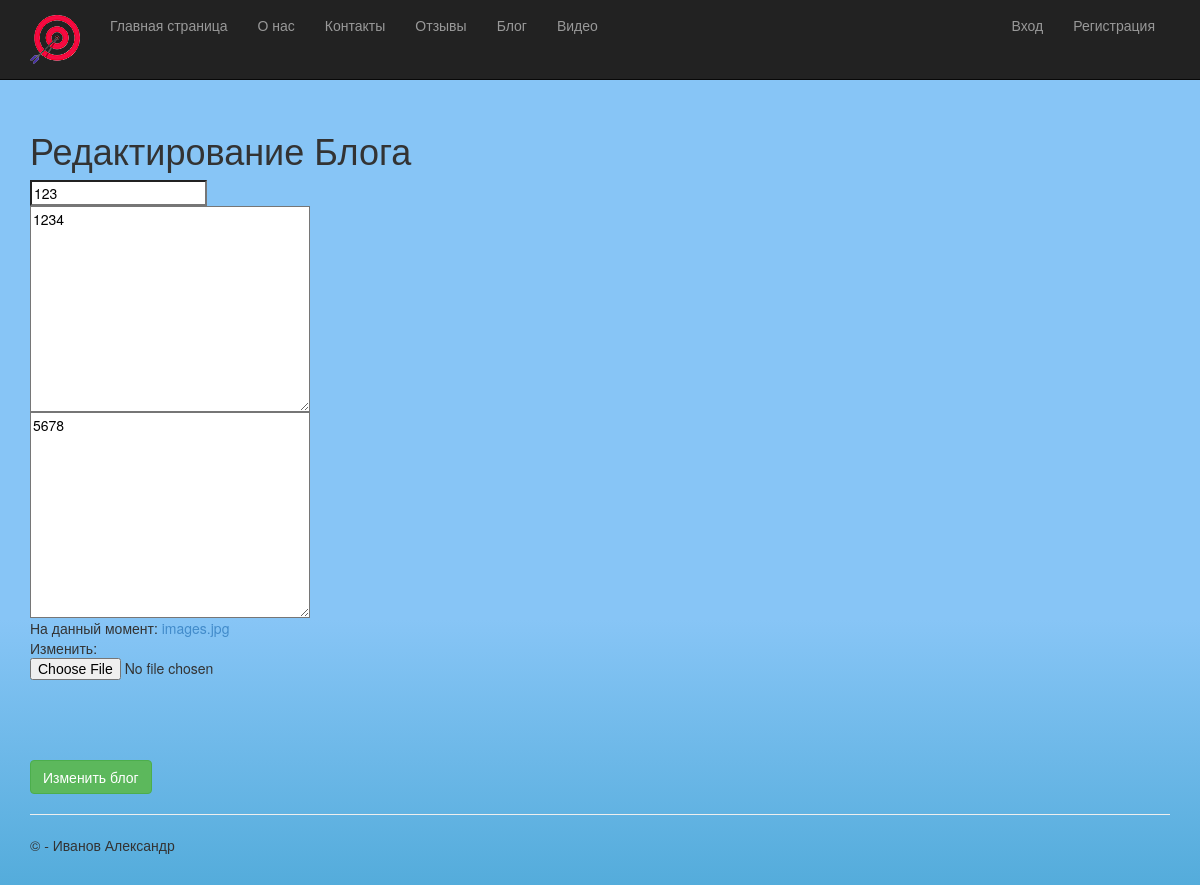
/1/redakt, run on the app's committed database.
### app/models.py (models this page shows, shortened)
class Blog(models.Model):
    title = models.CharField(max_length = 80, unique_for_date = "posted", verbose_name = "Заголовок")
    description = models.TextField(verbose_name = "Краткое описание")
    content = models.TextField(verbose_name = "Полное содержание")
    posted = models.DateTimeField(default = datetime.now(), db_index = True, verbose_name = "Опубликована")
    author = models.ForeignKey(User, null=True, blank=True, on_delete = models.SET_NULL, verbose_name = "Автор")
    image = models.ImageField(upload_to='images/', default = 'images.jpg', verbose_name = "Путь к картинке")

### app/views.py (the view)
# urls.py: path('<int:Blog_id>/redakt', views.Redakt.as_view(), name='redakt'),
class Redakt(UpdateView):
    model = Blog
    pk_url_kwarg = "Blog_id"
    template_name = 'app/redakt.html'
    form_class = BlogForm

### app/forms.py
class BlogForm(ModelForm):
    class Meta:
        model = Blog
        fields = ['title','description','content','image']

### app/templates/app/redakt.html (shortened to what this page needs)
﻿{% extends "app/layout.html" %}
{% block content %}
<div class="features">
    <h1>
        Редактирование Блога
    </h1>
    <div class="div_form">
        <div class="form">
            <form method="post" enctype="multipart/form-data">
                {{ form.title }}<br>
                {{ form.description }}<br>
                {{ form.content }}<br>
                {{ form.image }}<br><br>
                {{ form.posted }}<br><br>
                <button class="btn btn-success" onclick="document.location='./'" type="submit">Изменить блог</button>
            </form>
        </div>
    </div>
</div>
{% endblock %}

### app/static/app/content/site.css (style rules this page uses)
body { padding-top: 90px; padding-bottom: 20px; background: -webkit-linear-gradient(0deg, rgb(84, 172, 219), rgb(135, 197, 246) 30%); background: -moz-linear-gradient(0deg, rgb(84, 172, 219), rgb(135, 197, 246) 30%); background: linear-gradient(0deg, rgb(84, 172, 219), rgb(135, 197, 246) 30%); }
input, select, textarea { max-width: 280px; }

### data on the page
Blog: title "123", description "1234", content "5678"
